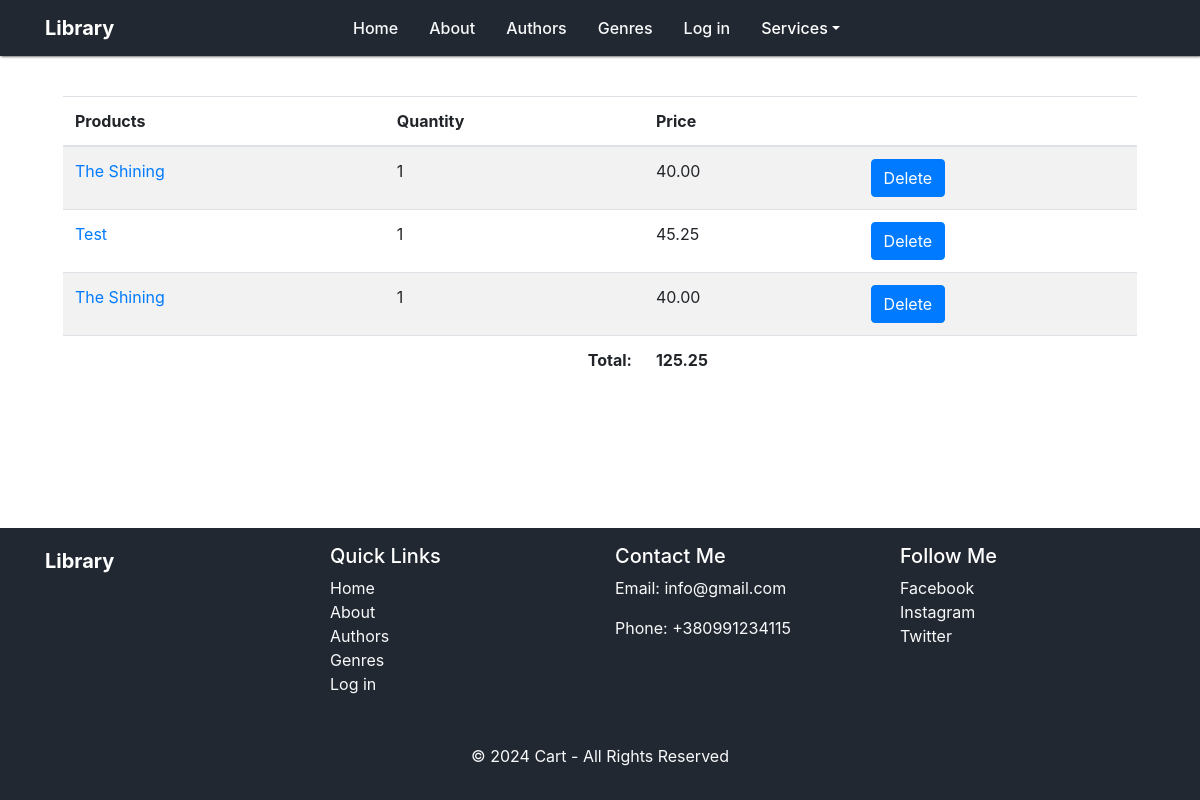
The page /library/cart/ on the database as committed earlier.
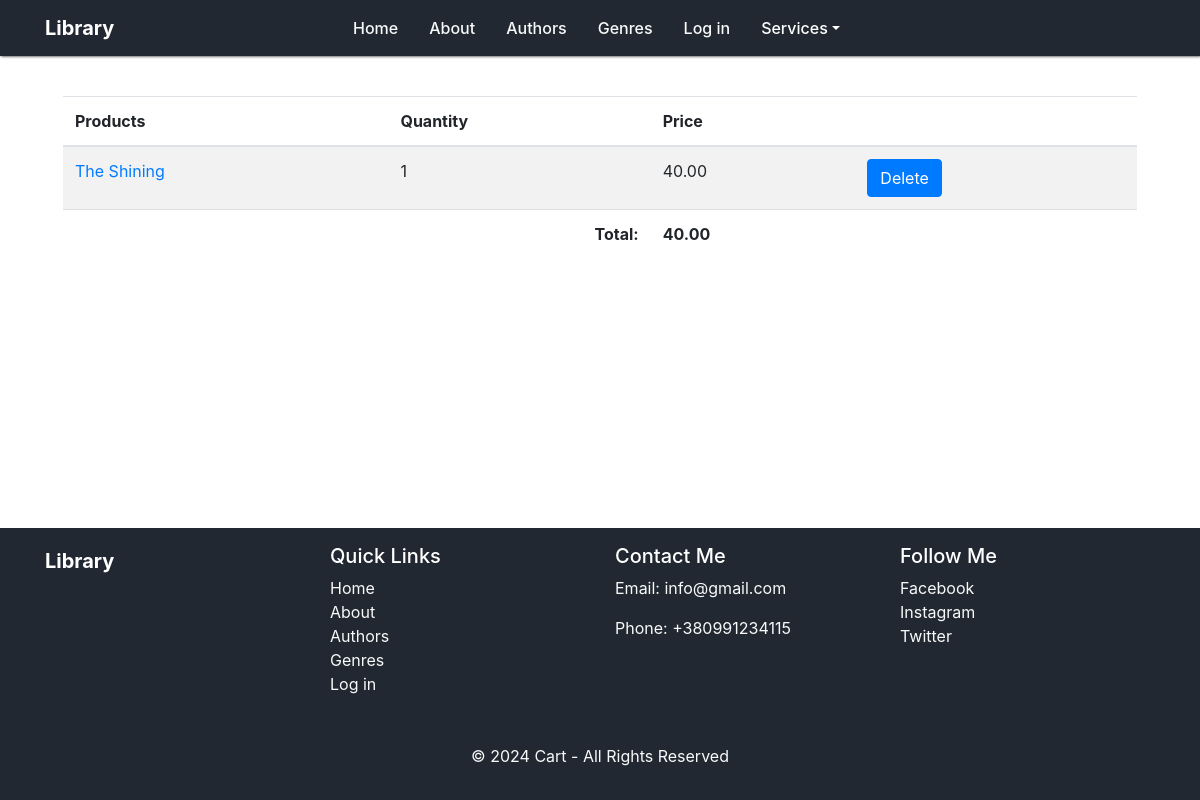
The same page on the database as committed later.
### library/models.py (models this page shows, shortened)
class Cart(models.Model):
    book = models.ForeignKey('Book', on_delete=models.CASCADE)
    quantity = models.IntegerField(default=1)

class Book(models.Model):
    title = models.CharField(max_length=100)
    authors = models.ManyToManyField('Author', through='BookAuthor')
    genre = models.ForeignKey('Genre', on_delete=models.CASCADE, null=True)
    published_year = models.IntegerField()
    ISBN = models.CharField(max_length=200)
    price = models.DecimalField(max_digits=6, decimal_places=2, default=0.0)
    class Meta:
        ordering = ["published_year"]
        indexes = [models.Index(fields=["published_year"])]

### library/views.py (the view)
# urls.py: path('cart/', views.get_cart, name='get_cart'),
def get_cart(request):
    purchases = Cart.objects.all()
    total = sum(map(lambda purchase: purchase.book.price * purchase.quantity, purchases))
    return render(request, 'library/cart.html', context={'title': "Cart", 'purchases': purchases, 'total': total})

### library/templatetags/tags.py (called while the page is built)
@register.simple_tag()
def get_menu():
    return views.menu

@register.simple_tag()
def get_manage_menu():
    return views.manage_menu

@register.simple_tag()
def get_year():
    return datetime.now().year

### library/templates/library/cart.html
{%extends 'base.html'%}
{%block content%}
    <div class="container cart-margin">
        <table class="table table-border table-striped">
        <thead class="head-dark">
        <tr>
            <th scope="col">Products</th>
            <th scope="col">Quantity</th>
            <th scope="col">Price</th>
            <th></th>
        </tr>
        </thead>
        <tbody>
        {% for purchase in purchases %}
        <tr>
            <td>
                <a href="{% url 'book_by_id' purchase.book.id %}">{{purchase.book.title}}</a>
            </td>
            <td>
                {{ purchase.quantity }}
            </td>
            <td>
                {{purchase.book.price}}
            </td>
            <td>
                <a class="btn btn-primary" href="{% url 'delete_product_from_cart' purchase.id %}">Delete</a>
            </td>
        </tr>
        {% endfor %}
        </tbody>
        <tfoot>
            <tr>
                <td></td>
                <td class="text-right"><strong>Total:</strong></td>
                <td><strong>{{ total }}</strong></td>
                <td></td>
            </tr>
        </tfoot>
    </table>
    </div>
{%endblock%}

Rows that differ between the two databases and show on the page:
removed Cart: book "Test", quantity "1", book.price "45.25"
removed Cart: book "The Shining", quantity "1", book.price "40.00"
Other text that changed with them:
{{ total }}: "125.25" → "40.00"
